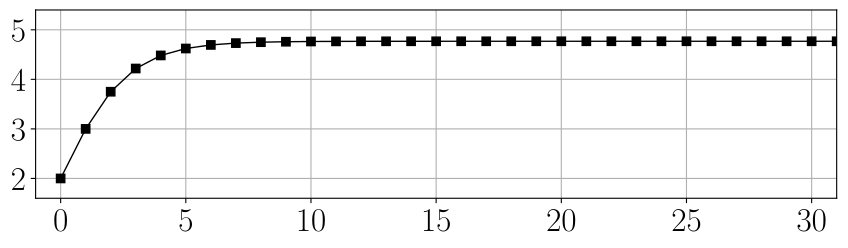

This figure's Python source:
import numpy as np, matplotlib.pyplot as plt
from matplotlib import rcParams
from pathlib import Path

rcParams['font.size'] = 24
rcParams['text.usetex'] = True

fig = plt.figure(figsize=(9,3))
ax = fig.add_subplot()

n = np.arange(0, 33)
a_n = [2.0]
for j in range(1, 33):
    a_n.append(a_n[-1] * (1.0 + 2.0 ** (-j)))

ax.grid()
ax.set_axisbelow(True)
ax.plot(n, a_n, color='black', linewidth=1, marker='s')

ax.set_xlim(-1, 31)
ax.set_ylim(1.6, 5.4)
ax.set_xticks(ticks=[0, 5, 10, 15, 20, 25, 30])
ax.set_yticks(ticks=[2, 3, 4, 5])

plt.tight_layout()

plt.savefig(Path(__file__).with_suffix('.pdf'), format="pdf", bbox_inches="tight")
#plt.show()
